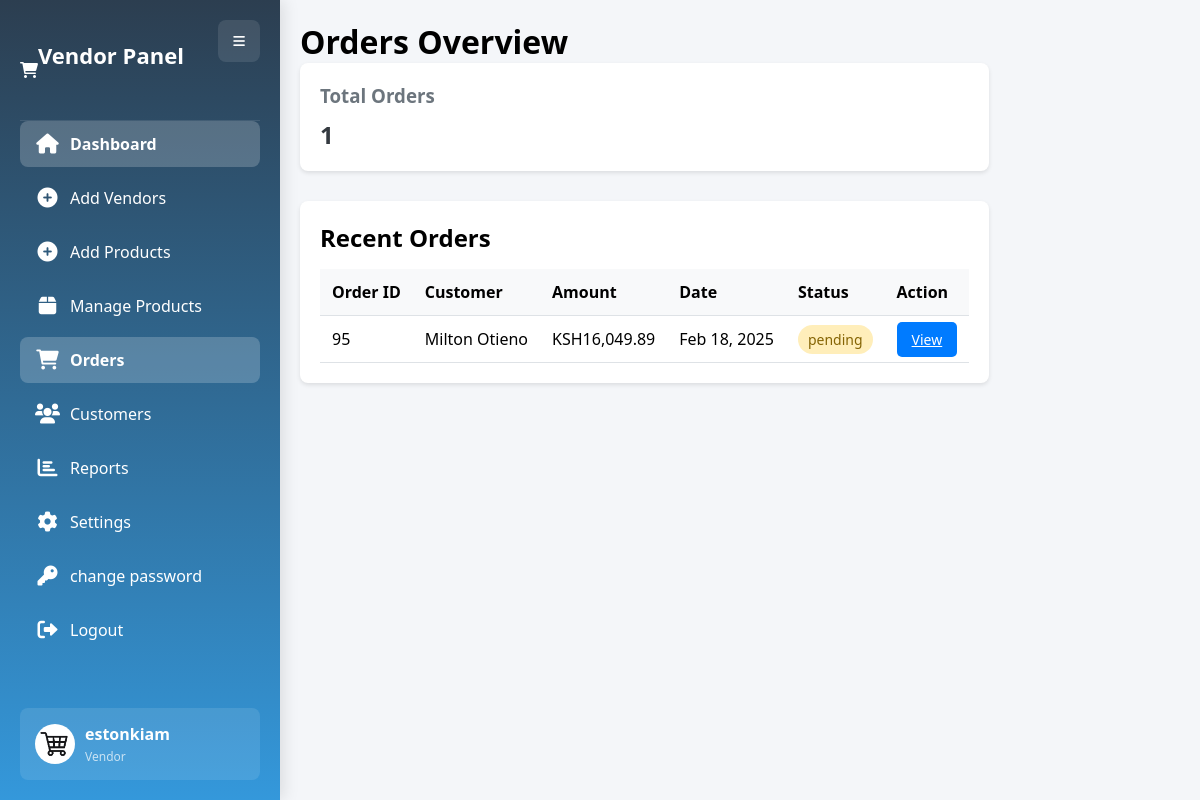
The page /admin/orders.php (signed in) on the database as committed earlier.
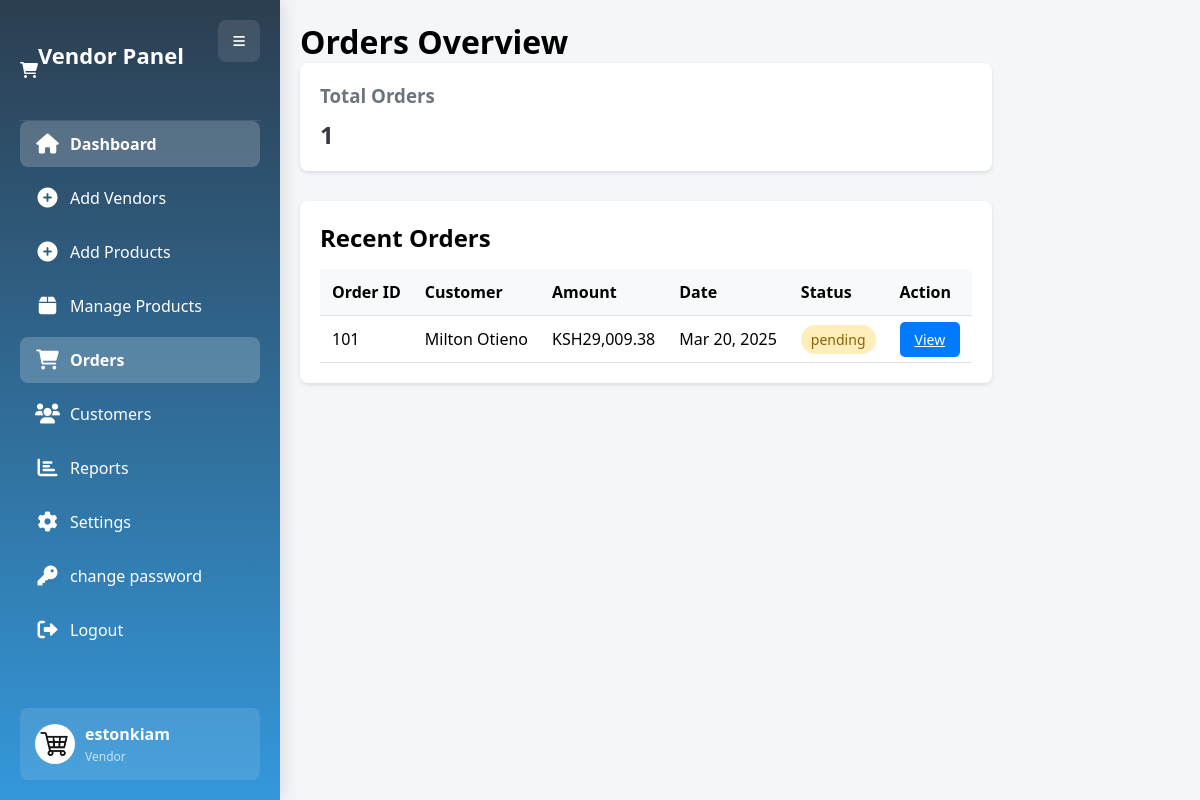
The same page on the database as committed later.
### tables this page shows
CREATE TABLE `orders` (
  `id` int(11) NOT NULL,
  `customer_id` int(11) NOT NULL,
  `total_amount` decimal(10,2) NOT NULL DEFAULT 0.00,
  `shipping_address` varchar(255) NOT NULL,
  `city` varchar(100) NOT NULL,
  `phone` varchar(20) NOT NULL,
  `payment_method` enum('mpesa','card','cash') NOT NULL,
  `payment_status` enum('pending','paid','failed') DEFAULT 'pending',
  `status` enum('pending','processing','shipped','delivered','cancelled') DEFAULT 'pending',
  `transaction_id` varchar(100) DEFAULT NULL,
  `created_at` timestamp NOT NULL DEFAULT current_timestamp(),
  `updated_at` timestamp NOT NULL DEFAULT current_timestamp() ON UPDATE current_timestamp(),
  `product_details` text DEFAULT NULL
);

### admin/orders.php (the view, shortened to what this page needs)
<?php
require 'include/db_connection.php';
$total_orders = $conn->query("SELECT COUNT(*) as count FROM orders")->fetch_assoc()['count'];
$recent_orders = $conn->query("
    SELECT o.*, CONCAT(c.first_name, ' ', c.last_name) AS customer_name
    FROM orders o
    JOIN customers c ON o.customer_id = c.customer_id
    ORDER BY o.created_at DESC
    LIMIT 5
");
?>
<!DOCTYPE html>
<html lang="en">
<head>
    <link href="https://cdnjs.cloudflare.com/ajax/libs/font-awesome/6.0.0/css/all.min.css" rel="stylesheet">
    <link rel="stylesheet" href="assets/css/admindash.css">
</head>
<body>
    <div class="container">
        <?php include('include/sidebar.php'); ?>
        <div class="main-content">
            <h1>Orders Overview</h1>
            <div class="stats-grid">
                <div class="stat-card">
                    <h3>Total Orders</h3>
                    <div class="value"><?php echo $total_orders; ?></div>
                </div>
            </div>
            <div class="recent-orders">
                <h2>Recent Orders</h2>
                <table>
                    <thead>
                        <tr>
                            <th>Order ID</th>
                            <th>Customer</th>
                            <th>Amount</th>
                            <th>Date</th>
                            <th>Status</th>
                            <th>Action</th>
                        </tr>
                    </thead>
                    <tbody>
                        <?php while($order = $recent_orders->fetch_assoc()): ?>
                        <tr>
                            <td><?php echo $order['id']; ?></td>
                            <td><?php echo htmlspecialchars($order['customer_name']); ?></td>
                            <td>KSH<?php echo number_format($order['total_amount'], 2); ?></td>
                            <td><?php echo date('M d, Y', strtotime($order['created_at'])); ?></td>
                            <td>
                                <span class="status <?php echo strtolower($order['status']); ?>">
                                    <?php echo $order['status']; ?>
                                </span>
                            </td>
                            <td>
                                <a href="view_order.php?id=<?php echo $order['id']; ?>" class="btn btn-primary">View</a>
                            </td>
                        </tr>
                        <?php endwhile; ?>
                    </tbody>
                </table>
            </div>
        </div>
    </div>
</body>
</html>

Rows that differ between the two databases and show on the page:
removed orders: id "95", customer_name "Milton Otieno", total_amount "16,049.89", created_at "Feb 18, 2025", status "pending"
added orders: id "101", customer_name "Milton Otieno", total_amount "29,009.38", created_at "Mar 20, 2025", status "pending"
